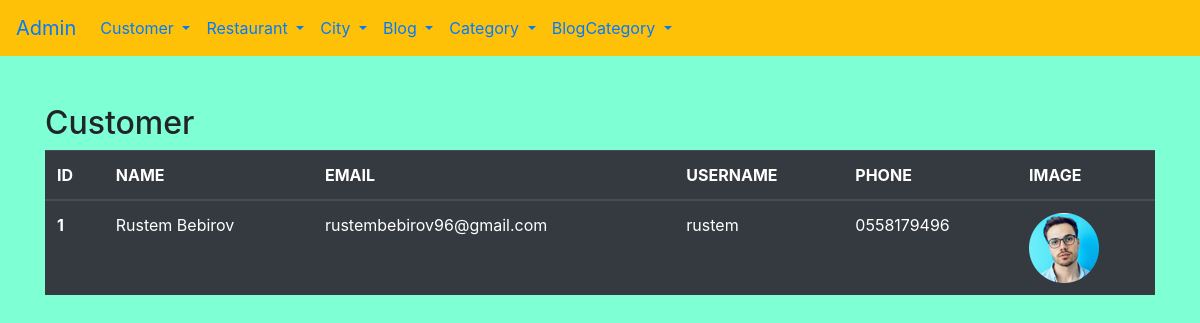
Before: /admin/customerlist with the older database file.
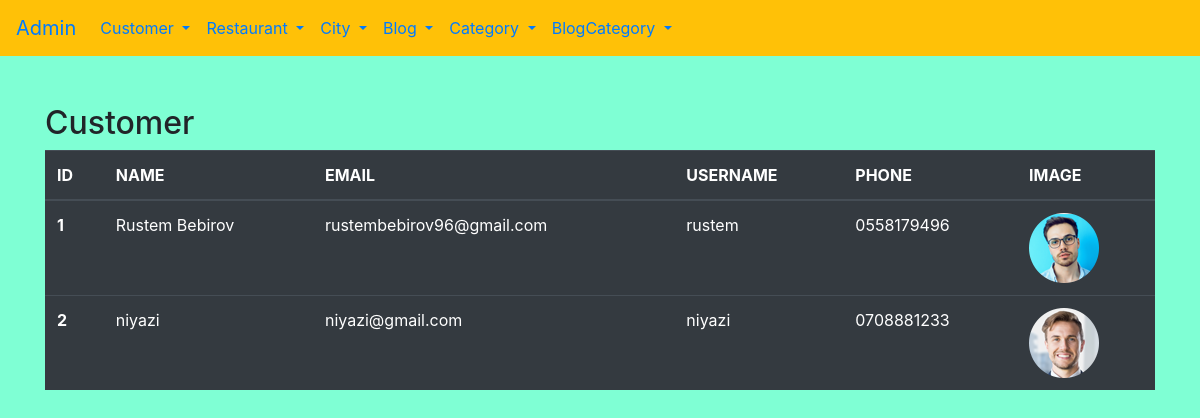
After: the same page with the newer database file.
### gricklo/models.py (models this page shows, shortened)
class User(db.Model, UserMixin):
    __tablename__ = "user"
    id = db.Column(db.Integer, primary_key=True)
    name = db.Column(db.String(20),nullable=False)
    username = db.Column(db.String(25), unique=True, nullable=False)
    email = db.Column(db.String(25), unique=True, nullable=False)
    password = db.Column(db.String(25), unique=True, nullable=False)
    phone = db.Column(db.String(25), unique=True, nullable=False)
    image = db.Column(db.String(20),default='image.png')
    orders = db.relationship('Order',backref='orders',lazy=True, cascade="all,delete")
    comments =db.relationship('Comment',backref='comments',lazy=True, cascade="all,delete")
    blogs = db.relationship('Blog',backref='blogs',lazy=True, cascade="all,delete")
    posts = db.relationship('UserPost',backref='posts',lazy=True, cascade="all,delete")

### gricklo/controlers.py (the view)
@app.route('/admin/customerlist')
def customerlist():
    users = User.query.all()
    return render_template('admin/customerlist.html', users=users)

### gricklo/templates/admin/customerlist.html
{% extends "admin/base.html"%}
{% block content%}
<h2>Customer</h2>
  <table class="table table-dark">
    <thead>
      <tr>
        <th scope="col">ID</th>
        <th scope="col">NAME</th>
        <th scope="col">EMAIL</th>
        <th scope="col">USERNAME</th>
        <th scope="col">PHONE</th>
        <th scope="col">IMAGE</th>
      </tr>
    </thead>
    <tbody>
        {% for user in users %}
        <tr>
            <th scope="row">{{user.id}}</th>
            <td>{{user.name}}</td>
            <td>{{user.email}}</td>
            <td>{{user.username}}</td>
            <td>{{user.phone}}</td>
            <td><img src="/static/uploads/{{user.image}}" alt=""></td>
          </tr>
        {% endfor %}
    </tbody>
  </table>
{% endblock %}

### gricklo/templates/admin/base.html (shortened to what this page needs)
<!doctype html>
<html lang="en">
  <head>
    <link rel="stylesheet" href="https://cdn.jsdelivr.net/npm/bootstrap@4.6.0/dist/css/bootstrap.min.css">
    <link rel="stylesheet" href="https://cdnjs.cloudflare.com/ajax/libs/font-awesome/5.15.3/css/all.min.css">
  </head>
  <body style="background-color: aquamarine;">
    {% include "admin/includes/navbar.html"%}
    <div class="container">
      <div class="row">
        <div class="col-sm">
          {% block content%}
          {% endblock %}
        </div>
      </div>
    </div>
  </body>
</html>

### gricklo/templates/admin/includes/navbar.html (shortened to what this page needs)
<nav class="navbar navbar-expand-lg navbar-dark bg-warning mb-5">
    <a class="navbar-brand text-primary" href="#">Admin</a>
    <div class="collapse navbar-collapse " id="navbarSupportedContent">
      <ul class="navbar-nav ">
        <li class="nav-item dropdown ">
          <a class="nav-link dropdown-toggle text-primary" href="#" id="navbarDropdown" role="button" data-toggle="dropdown" aria-haspopup="true" aria-expanded="false">
            Customer
          </a>
        </li>
        <li class="nav-item dropdown ">
          <a class="nav-link dropdown-toggle text-primary" href="#" id="navbarDropdown" role="button" data-toggle="dropdown" aria-haspopup="true" aria-expanded="false">
            Restaurant
          </a>
        </li>
        <li class="nav-item dropdown ">
          <a class="nav-link dropdown-toggle text-primary" href="#" id="navbarDropdown" role="button" data-toggle="dropdown" aria-haspopup="true" aria-expanded="false">
            City
          </a>
        </li>
        <li class="nav-item dropdown ">
          <a class="nav-link dropdown-toggle text-primary" href="#" id="navbarDropdown" role="button" data-toggle="dropdown" aria-haspopup="true" aria-expanded="false">
            Blog
          </a>
        </li>
        <li class="nav-item dropdown ">
          <a class="nav-link dropdown-toggle text-primary" href="#" id="navbarDropdown" role="button" data-toggle="dropdown" aria-haspopup="true" aria-expanded="false">
            Category
          </a>
        </li>
        <li class="nav-item dropdown ">
          <a class="nav-link dropdown-toggle text-primary" href="#" id="navbarDropdown" role="button" data-toggle="dropdown" aria-haspopup="true" aria-expanded="false">
            BlogCategory
          </a>
        </li>
      </ul>
    </div>
  </nav>

Changed rows visible on the page:
added User: id "2", name "niyazi", email "niyazi@gmail.com", username "niyazi", phone "0708881233", image (picture)
